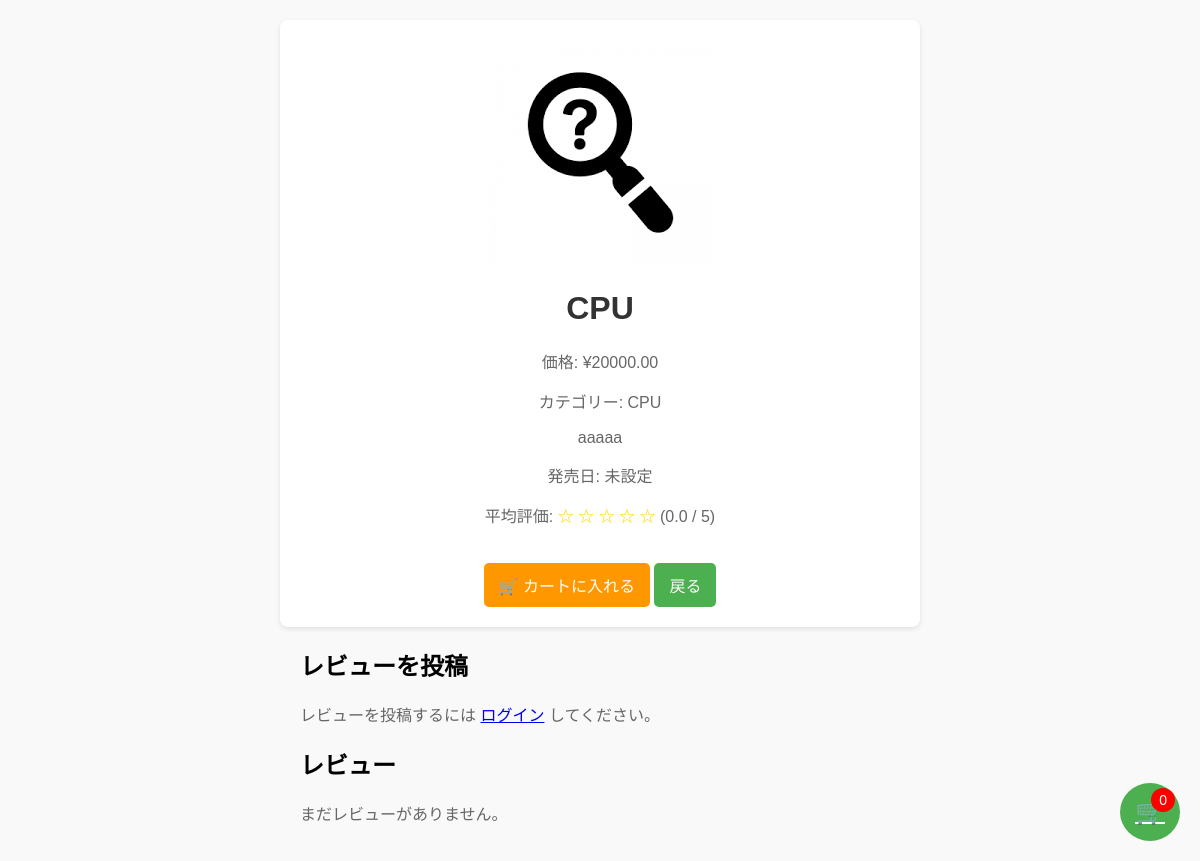
/product/5/, run on an earlier commit of the app's database.
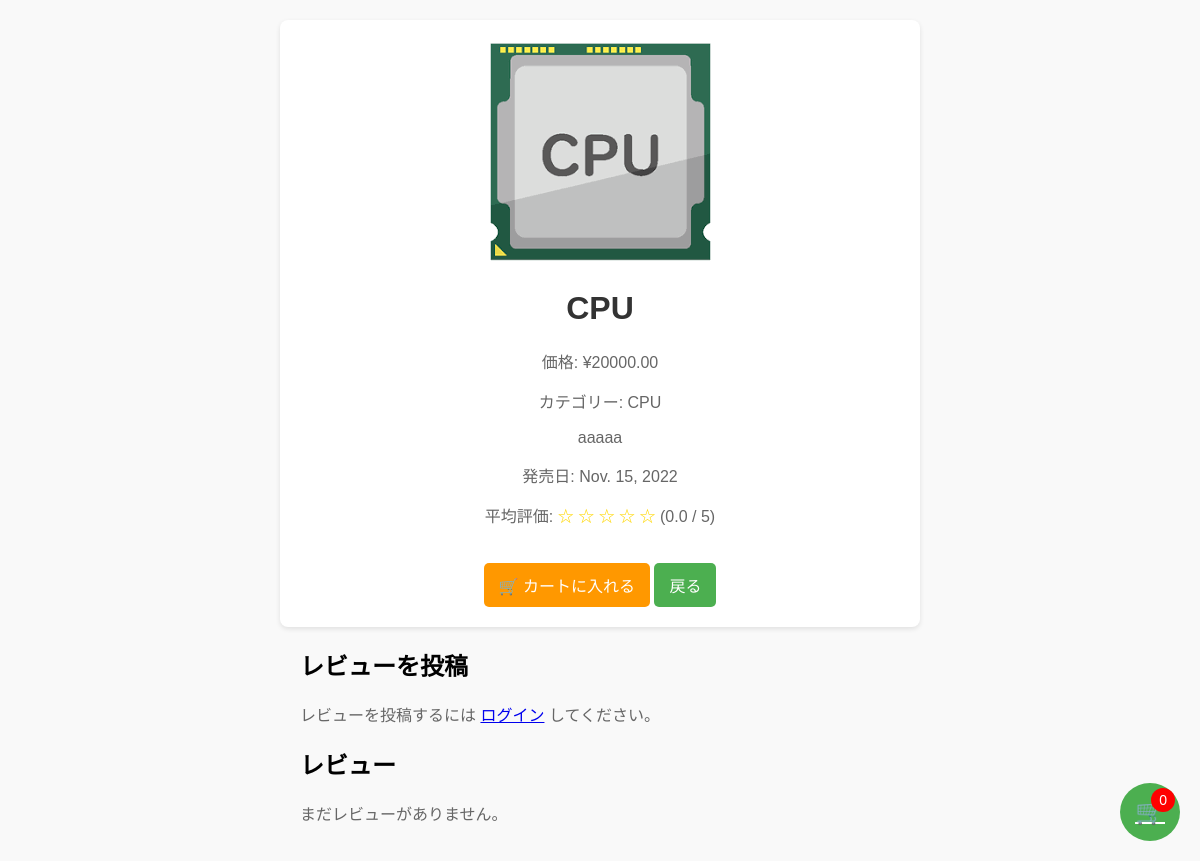
And on a later commit of the database.
### search_app/models.py (models this page shows, shortened)
class Product(models.Model):
    name = models.CharField(max_length=255)
    description = models.TextField()
    price = models.DecimalField(max_digits=10, decimal_places=2)
    category = models.ForeignKey(Category, on_delete=models.CASCADE)
    image = models.ImageField(upload_to='product_images/', blank=True, null=True, default='default_image.png')
    release_date = models.DateField(null=True, blank=True)
    def average_rating(self):
        reviews = self.reviews.all()
        if reviews:
            return sum([review.rating for review in reviews]) / len(reviews)
        return 0

class Category(models.Model):
    name = models.CharField(max_length=255)
    parent_category = models.ForeignKey(
        'self',
        on_delete=models.CASCADE,
        null=True,
        blank=True,
        related_name='subcategories'
    )

### search_app/views.py (the view)
# urls.py: path('product/<int:pk>/', views.product_detail, name='product_detail'),
def product_detail(request, pk):
    product = get_object_or_404(Product, pk=pk)
    reviews = product.reviews.all()  # 商品のレビューを取得
    avg_rating = product.average_rating()  # 平均評価を取得
    if request.method == "POST":
        form = ReviewForm(request.POST)
        if form.is_valid():
            review = form.save(commit=False)
            review.product = product
            review.user = request.user
            review.save()
            return redirect('product_detail', pk=product.pk)
    else:
        form = ReviewForm()
    return render(request, 'product_detail.html', {
        'product': product,
        'reviews': reviews,
        'avg_rating': avg_rating,
        'form': form,
    })

### search_app/templates/product_detail.html (shortened to what this page needs)
<!DOCTYPE html>
<html lang="ja">
  <head>
  </head>
  <body>
    <div class="product-detail">
      {% if product.image %}
      <img src="{{ product.image.url }}" alt="{{ product.name }}" />
      {% else %}
      <img src="/static/default_image.png" alt="デフォルト画像" />
      {% endif %}
      <h1>{{ product.name }}</h1>
      <p>価格: ¥{{ product.price }}</p>
      <p>カテゴリー: {{ product.category.name }}</p>
      <p>{{ product.description }}</p>
      <p>発売日: {{ product.release_date|default:"未設定" }}</p>
      <p>
        <p>平均評価:
          <span class="stars">
            {% for i in "12345"|make_list %}
              {% if forloop.counter <= avg_rating|default:0 %}
                ★
              {% else %}
                ☆
              {% endif %}
            {% endfor %}
          </span>
          ({{ avg_rating|floatformat:1 }} / 5)
        </p>
      <button class="add-to-cart" onclick="addToCart({{ product.id }})">
        🛒 カートに入れる
      </button>
      <a href="{% url 'product_search' %}" class="back-button">戻る</a>
    </div>
    <div class="review-section">
      <h2>レビューを投稿</h2>
      {% if user.is_authenticated %}
      <form method="post">
        {% csrf_token %} {{ form.as_p }}
        <button type="submit">投稿</button>
      </form>
      {% else %}
      <p>
        レビューを投稿するには
        <a href="{% url 'login' %}">ログイン</a> してください。
      </p>
      {% endif %}
      <h2>レビュー</h2>
      {% if reviews %}
        {% for review in reviews %}
          <div class="review">
            <p><strong>{{ review.user.username }}</strong> - {{ review.rating }} ★</p>
            <p>{{ review.comment }}</p>
            <small>{{ review.created_at }}</small>
          </div>
        {% endfor %}
      {% else %}
        <p>まだレビューがありません。</p>
      {% endif %}
    </div>
    <a href="{% url 'cart_view' %}" class="cart-icon">
      🛒
      <span id="cart-count" class="cart-count">0</span>
    </a>
  </body>
</html>

What changed in the data, as far as the page shows it:
changed Product "CPU": image: a different picture; release_date "未設定" → "Nov. 15, 2022"
